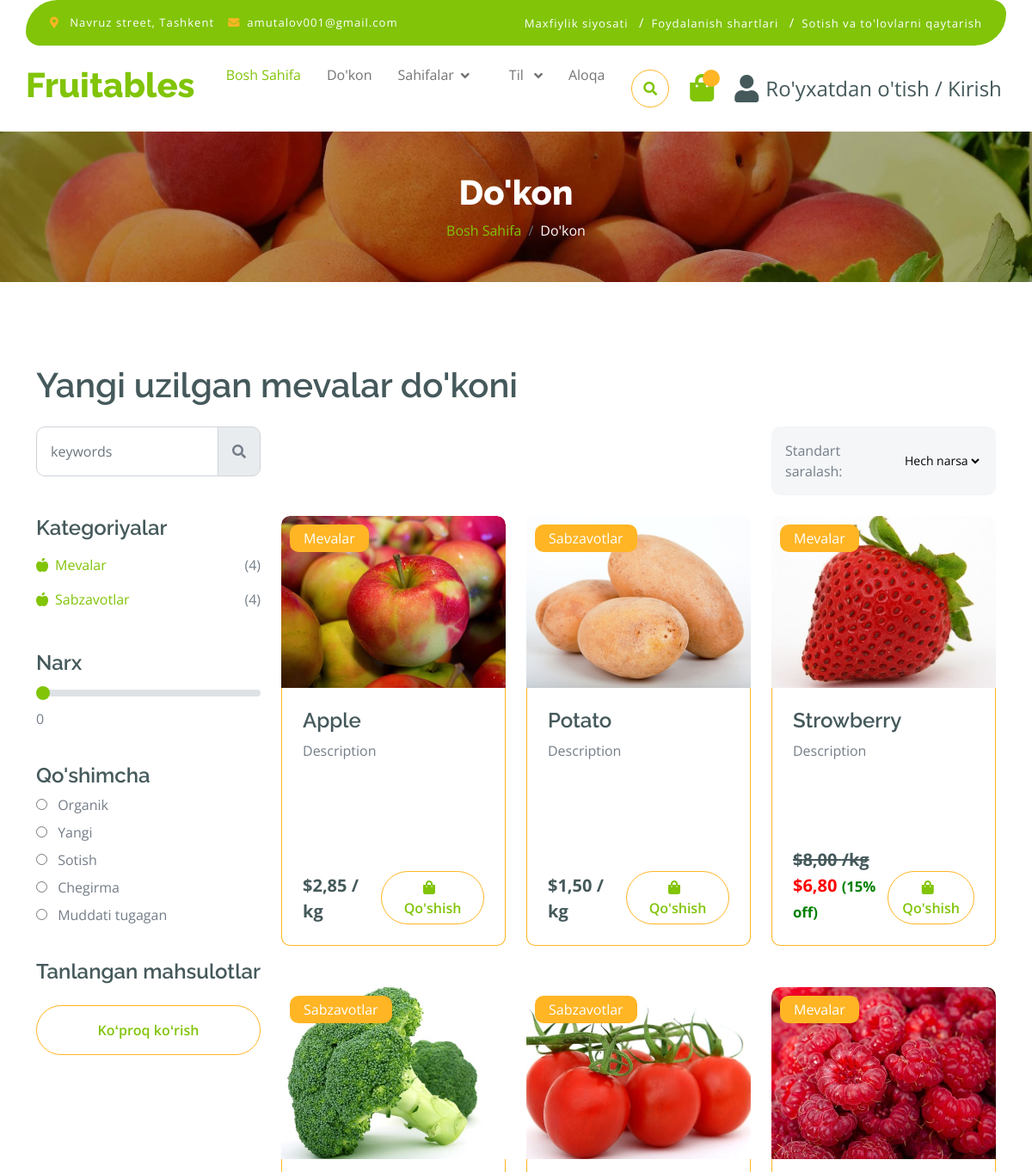
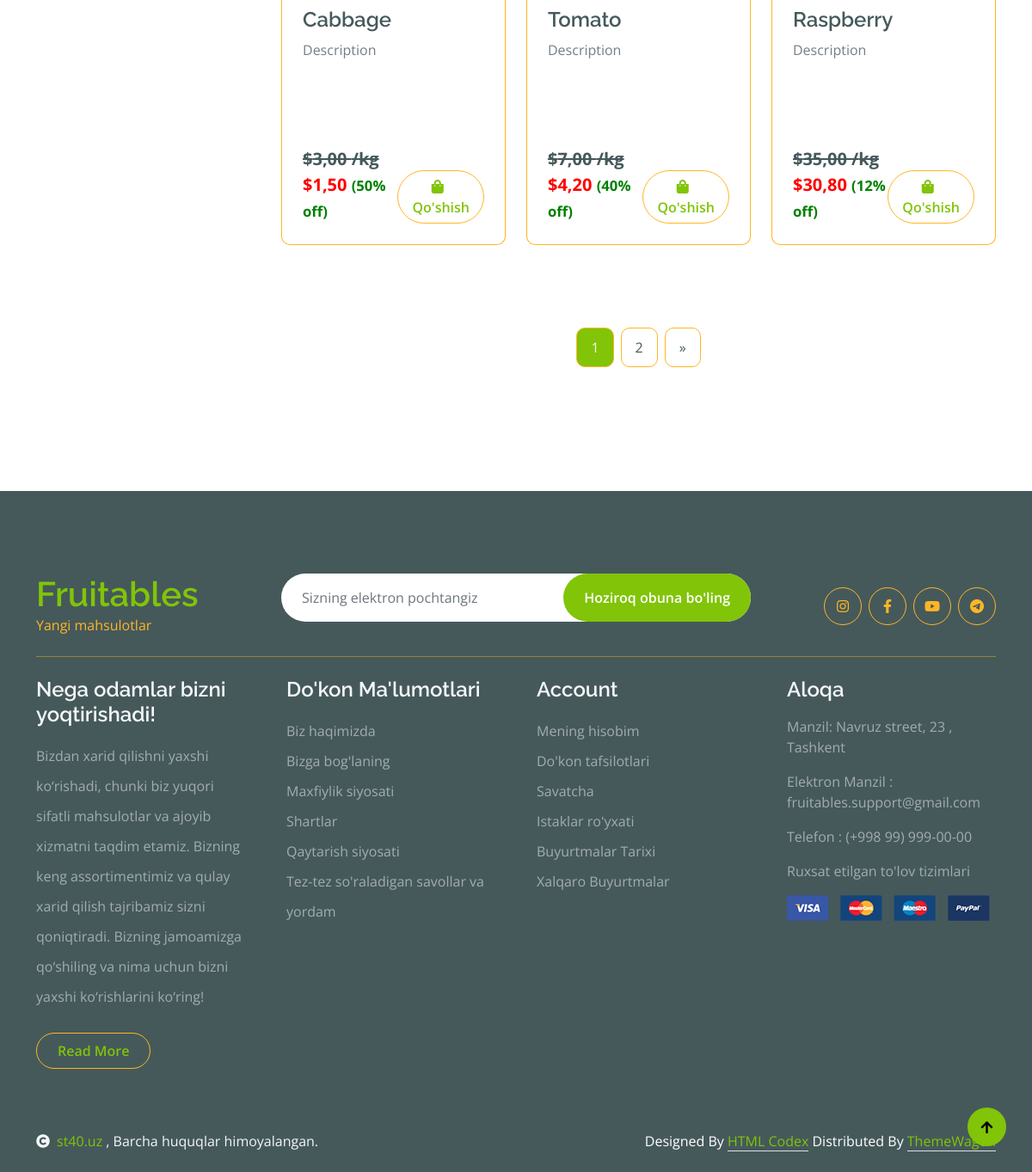
The app's page /uz/shop/ with its own data (2 pictures, top to bottom).
### home/models.py (models this page shows, shortened)
class Category(models.Model):
    category_name = models.CharField(max_length=255, verbose_name="Category")
    slug = models.SlugField(blank=True, unique=True)
    photo = models.ImageField(upload_to='images/categories/%Y/%m/%d/', blank= True)

class Product(models.Model):
    category = models.ForeignKey(Category, on_delete=models.CASCADE, related_name='products')
    product_name = models.CharField(max_length=255, verbose_name="Product")
    slug = models.SlugField(blank=True, unique=True)
    description = models.TextField(verbose_name="Description")
    price = models.DecimalField(max_digits=10, decimal_places=2)
    discount = models.IntegerField(verbose_name="Discount", blank=True, null=True)
    photo = models.ImageField(upload_to='images/products/%Y/%m/%d', blank=True)
    created_at = models.DateTimeField(auto_now_add=True,
                                      verbose_name="Created at"
                                      )
    updated_at = models.DateTimeField(auto_now=True,
                                      verbose_name="Updated at")

### home/views.py (the view)
# urls.py: path('shop/', ShopView.as_view(), name='shop'),
class ShopView(ListView):
    paginate_by = 6 # Display 8 products per page
    model = Product
    template_name = 'home/shop.html'
    context_object_name = 'products'
    def get_context_data(self, **kwargs):
        discounted_products = Product.objects.filter(Q(discount__gt = 0))
        context = super().get_context_data(**kwargs)
        categories = categories = Category.objects.annotate(product_count=Count('products'))
        context["categories"] = categories
        try:
            cart_items_quantity = CartItem.objects.filter(user=self.request.user).count()
            user = User.objects.get(id=self.request.user.id)
            context["user"] = user
            context["discounted_products"] = discounted_products
            context["cart_items_quantity"] = cart_items_quantity
        except Exception as e:
            print(e)
        return context

### home/templates/home/shop.html (shortened to what this page needs)
{% extends "base.html" %}
{% load static %}
{% load i18n %}
{% load custom_filters %}
    {% block content %}
        <div class="container-fluid page-header py-5">
            <h1 class="text-center text-white display-6"> {% blocktrans %}Shop{% endblocktrans %} </h1>
            <ol class="breadcrumb justify-content-center mb-0">
                <li class="breadcrumb-item"><a href="{% url 'home' %}">{% blocktrans %}Home{% endblocktrans %} </a></li>
                <li class="breadcrumb-item active text-white">{% blocktrans %}Shop{% endblocktrans %}</li>
            </ol>
        </div>
        <div class="container-fluid fruite py-5">
            <div class="container py-5">
                <h1 class="mb-4">{% blocktrans %}Fresh fruits shop{% endblocktrans %}</h1>
                <div class="row g-4">
                    <div class="col-lg-12">
                        <div class="row g-4">
                            <div class="col-xl-3">
                                <div class="input-group w-100 mx-auto d-flex">
                                    <input type="search" class="form-control p-3" placeholder="keywords" aria-describedby="search-icon-1">
                                    <span id="search-icon-1" class="input-group-text p-3"><i class="fa fa-search"></i></span>
                                </div>
                            </div>
                            <div class="col-6"></div>
                            <div class="col-xl-3">
                                <div class="bg-light ps-3 py-3 rounded d-flex justify-content-between mb-4">
                                    <label for="fruits">{% blocktrans %}Default Sorting{% endblocktrans %}:</label>
                                    <select id="fruits" name="fruitlist" class="border-0 form-select-sm bg-light me-3" form="fruitform">
                                        <option value="volvo">{% blocktrans %}Nothing{% endblocktrans %}</option>
                                    </select>
                                </div>
                            </div>
                        </div>
                        <div class="row g-4">
                            <div class="col-lg-3">
                                <div class="row g-4">
                                    <div class="col-lg-12">
                                        <div class="mb-3">
                                            <h4>{% blocktrans %}Categories{% endblocktrans %}</h4>
                                            <ul class="list-unstyled fruite-categorie">
                                                {% for category in categories %}
                                                <li>
                                                    <div class="d-flex justify-content-between fruite-name">
                                                        <a href="#"><i class="fas fa-apple-alt me-2"></i>{{category.category_name}}</a>
                                                        <span>({{category.product_count}})</span>
                                                    </div>
                                                </li>
                                                {% endfor %}
                                            </ul>
                                        </div>
                                    </div>
                                    <div class="col-lg-12">
                                        <div class="mb-3">
                                            <h4 class="mb-2">{% blocktrans %}Price{% endblocktrans %}</h4>
                                            <input type="range" class="form-range w-100" id="rangeInput" name="rangeInput" min="0" max="500" value="0" oninput="amount.value=rangeInput.value">
                                            <output id="amount" name="amount" min-velue="0" max-value="500" for="rangeInput">0</output>
                                        </div>
                                    </div>
                                    <div class="col-lg-12">
                                        <div class="mb-3">
                                            <h4>{% blocktrans %}Additional{% endblocktrans %}</h4>
                                            <div class="mb-2">
                                                <input type="radio" class="me-2" id="Categories-1" name="Categories-1" value="Beverages">
                                                <label for="Categories-1">{% blocktrans %}Organic{% endblocktrans %}</label>
                                            </div>
                                            <div class="mb-2">
                                                <input type="radio" class="me-2" id="Categories-2" name="Categories-1" value="Beverages">
                                                <label for="Categories-2">{% blocktrans %}Fresh{% endblocktrans %}</label>
                                            </div>
                                            <div class="mb-2">
                                                <input type="radio" class="me-2" id="Categories-3" name="Categories-1" value="Beverages">
                                                <label for="Categories-3">{% blocktrans %}Sales{% endblocktrans %}</label>
                                            </div>
                                            <div class="mb-2">
                                                <input type="radio" class="me-2" id="Categories-4" name="Categories-1" value="Beverages">
                                                <label for="Categories-4">{% blocktrans %}Discount{% endblocktrans %}</label>
                                            </div>
                                            <div class="mb-2">
                                                <input type="radio" class="me-2" id="Categories-5" name="Categories-1" value="Beverages">
                                                <label for="Categories-5">{% blocktrans %}Expired{% endblocktrans %}</label>
                                            </div>
                                        </div>
                                    </div>
                                    <div class="col-lg-12">
                                        <h4 class="mb-3">{% blocktrans %}Featured products{% endblocktrans %}</h4>
                                        <div class="d-flex justify-content-center my-4">
                                            <a href="#" class="btn border border-secondary px-4 py-3 rounded-pill text-primary w-100">{% blocktrans %}View More{% endblocktrans %}</a>
                                        </div>
                                    </div>
                                </div>
                            </div>
                            <div class="col-lg-9">
                                <div class="row g-4 justify-content-center">
                                    {% for product in products %}
                                    <div class="col-md-6 col-lg-6 col-xl-4 mb-4">
                                        <div class="rounded position-relative fruite-item">
                                            {% if product.photo %}
                                            <div class="fruite-img">
                                                <img src="{{product.photo.url}}" class="img-fluid w-100 rounded-top" alt="" style="height: 200px; object-fit: cover;">
                                            </div>
                                            {% endif %}
                                            <div class="text-white bg-secondary px-3 py-1 rounded position-absolute" style="top: 10px; left: 10px;">{{product.category.category_name}}</div>
                                            <div class="p-4 border border-secondary border-top-0 rounded-bottom d-flex flex-column" style="min-height: 300px;">
                                                <h4>{{product.product_name}}</h4>
                                                <p class="flex-grow-1">{{product.description}}</p>
                                                <div class="d-flex justify-content-between align-items-end mt-auto">
                                                    <p class="text-dark fs-5 fw-bold mb-0">
                                                        {% if product.discount %}
                                                        <del>${{product.price}} /{% blocktrans %}kg{% endblocktrans %}</del>
                                                        <span class="discounted-price" style="color: red; font-weight: bold;">${{ product.price|discounted_price:product.discount }}</span>
                                                        <span class="discount-percentage" style="color: green; font-size: smaller;">({{product.discount}}% off)</span>
                                                        {% else %}
                                                        ${{product.price}} / {% blocktrans %}kg{% endblocktrans %}
                                                        {% endif %}
                                                    </p>
                                                    <a href="{% url 'product_detail' product.slug %}" class="btn border border-secondary rounded-pill px-3 text-primary">
                                                        <i class="fa fa-shopping-bag me-2 text-primary"></i>{% blocktrans %}Add to cart{% endblocktrans %}
                                                    </a>
                                                </div>
                                            </div>
                                        </div>
                                    </div>
                                    {% endfor %}
                                    <div class="col-12">
                                        <div class="pagination d-flex justify-content-center mt-5">
                                            {% for num in page_obj.paginator.page_range %}
                                                {% if page_obj.number == num %}
                                                    <a href="?page={{ num }}" class="active rounded">{{ num }}</a>
                                                {% else %}
                                                    <a href="?page={{ num }}" class="rounded">{{ num }}</a>
                                                {% endif %}
                                            {% endfor %}
                                            {% if page_obj.has_next %}
                                            <a href="?page={{ page_obj.next_page_number }}" class="rounded">&raquo;</a>
                                            {% endif %}
                                        </div>
                                    </div>
                                </div>
                            </div>
                        </div>
                    </div>
                </div>
            </div>
        </div>
    {% endblock content %}

### records on screen
Category: category_name "Mevalar", product_count "4"
Category: category_name "Sabzavotlar", product_count "4"
Product: photo (picture), category.category_name "Mevalar", product_name "Apple", description "Description", price "2,85"
Product: photo (picture), category.category_name "Sabzavotlar", product_name "Potato", description "Description", price "1,50"
Product: photo (picture), category.category_name "Mevalar", product_name "Strowberry", description "Description", price "8,00", price|discounted_price "6,80", discount "15"
Product: photo (picture), category.category_name "Sabzavotlar", product_name "Cabbage", description "Description", price "3,00", price|discounted_price "1,50", discount "50"
Product: photo (picture), category.category_name "Sabzavotlar", product_name "Tomato", description "Description", price "7,00", price|discounted_price "4,20", discount "40"
Product: photo (picture), category.category_name "Mevalar", product_name "Raspberry", description "Description", price "35,00", price|discounted_price "30,80", discount "12"

### other values on screen
{{ num }} "1"
{{ num }} "2"
